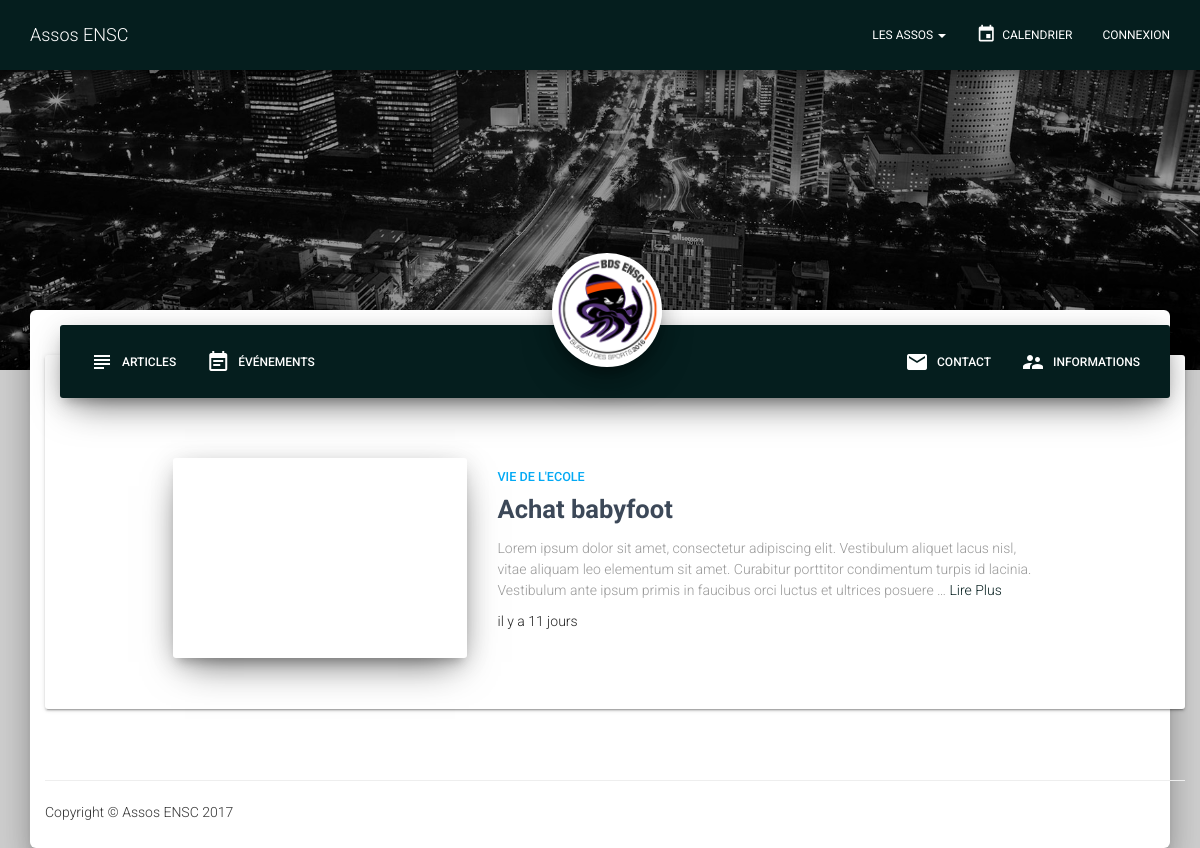
The app's page /pageAsso.php?asso_id=2 with its own data.
### tables this page shows
create table ARTICLE (
    arti_id integer not null primary key auto_increment,
    asso_id integer not null,
    cate_id integer not null,
    arti_titre varchar(50) not null,
    arti_texte text,
    arti_dateHeure datetime not null,
    arti_photo varchar(150),
    foreign key (asso_id) references ASSOCIATION (asso_id),
    foreign key (cate_id) references CATEGORIE (cate_id)
);

create table CATEGORIE (
    cate_id integer not null primary key auto_increment,
    cate_nom varchar(50) not null
);

### requetes/requeteArticlesAsso.php (called while the page is built, shortened)
<?php
$stmt = $pdo->prepare("SELECT arti_id, asso_id, arti_titre, SUBSTRING(arti_texte, 1, 250) as texteCourt, arti_dateHeure, arti_photo, cate_nom FROM ARTICLE, CATEGORIE WHERE asso_id=? AND ARTICLE.cate_id=CATEGORIE.cate_id");
$stmt->execute(array($asso_id));
$articles = $stmt->fetchAll(PDO::FETCH_OBJ);
?>

### pageAsso.php (the view, shortened to what this page needs)
<?php
if(isset($_GET['asso_id']))
    $asso_id = $_GET['asso_id'];
else
    header('Location: pageNonTrouvee.php');
include('includes/connect.php');
?>
<!DOCTYPE html>
<html lang="fr">
<?php
include('includes/head.php');
?>
<body>
    <?php
    include('includes/nav.php');
    ?>
    <div class="wrapper">
        <div class="header header-filter" style="background-image: url('lib/material-kit/img/examples/city.jpg');"></div>
        <div class="avatar">
            <img alt="Circle Image" class="img-circle img-responsive img-raised">
        </div>
        <div class="main main-raised">
            <div class="container">
                <div class="card card-nav-tabs">
                    <div class="header">
                        <div class="nav-tabs-navigation">
                            <div class="nav-tabs-wrapper">
                                <ul class="nav nav-tabs" data-tabs="tabs">
                                    <li class="active">
                                        <a href="#articles" data-toggle="tab">
                                            <i class="material-icons">subject</i>
                                            Articles
                                        </a>
                                    </li>
                                    <li>
                                        <a href="#evenements" data-toggle="tab">
                                            <i class="material-icons">event_note</i>
                                            Événements
                                        </a>
                                    </li>
                                    <li class="pull-right">
                                        <a href="#infos" data-toggle="tab">
                                            <i class="material-icons">supervisor_account</i>
                                            Informations
                                        </a>
                                    </li>
                                    <li class="pull-right">
                                        <a href="#contact" data-toggle="tab">
                                            <i class="material-icons">email</i>
                                            Contact
                                        </a>
                                    </li>
                                </ul>
                            </div>
                        </div>
                    </div>
                    <div class="content">
                        <div class="tab-content">
                            <div class="tab-pane active" id="articles">
                                <div class="container">
                                    <div class="row">
                                        <div class="col-md-10 col-md-offset-1">
                                            <?php
                                            include('requetes/requeteArticlesAsso.php');
                                            foreach ($articles as $a) {
                                                $texte = wordwrap($a->texteCourt, 90, "&shy;<br>", true);
                                                echo '<div class="card card-plain card-blog">
                                                <div class="row">
                                                    <div class="col-md-4">
                                                        <div class="card-image">
                                                            <div class="img-article img-raised" style="background-image:url(\''.$a->arti_photo.'\')"></div>
                                                            <div class="ripple-container"></div>
                                                        </div>
                                                    </div>
                                                    <div class="col-md-8">
                                                        <h6 class="category text-info">'.$a->cate_nom.'</h6>
                                                        <h3 class="card-title">
                                                            <a href="article.php?id='.$a->arti_id.'">'.$a->arti_titre.'</a>
                                                        </h3>
                                                        <p class="card-description">'.$texte.'… <a href="article.php?id='.$a->arti_id.'"> Lire Plus </a></p>
                                                        <p class="author">
                                                        '.$a->arti_dateHeure.'
                                                        </p>
                                                    </div>
                                                </div>
                                            </div>';
                                        }
                                        ?>
                                    </div>
                                </div>
                            </div>
                        </div>
                    </div>
                </div>
            </div>
            <?php
            include('includes/footer.php');
            ?>
        </div>
    </div>
</div>
</body>
</html>

### css/style.css (style rules this page uses)
.wrapper { margin-top: 70px; }
.header-filter { position: relative; }

### records on screen
article: cate.cate_nom "VIE DE L'ECOLE", arti_titre "Achat babyfoot", texteCourt "Lorem ipsum dolor sit amet, consectetur adipiscing elit. Vestibulum aliquet lacus nisl,­ vitae aliquam leo elementum sit amet. Curabitur porttitor condimentum turpis id lacinia.­ Vestibulum ante ipsum primis in faucibus orci luctus et ultrices posuere"
